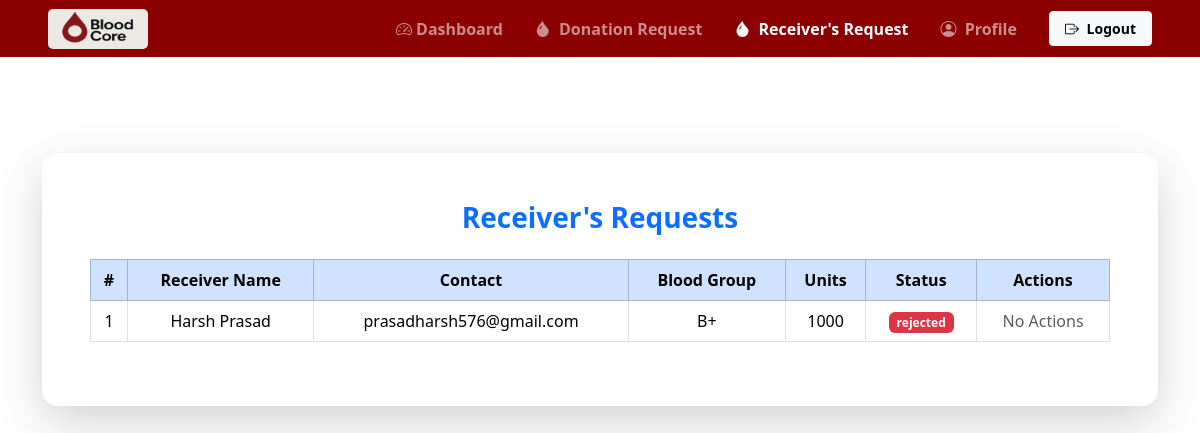
Page /receiver-request/ (signed in) on the committed database.
### app1/models.py (models this page shows, shortened)
class BloodRequest(models.Model):
    BLOOD_GROUP_CHOICES = [
        ('A+', 'A+'), ('A-', 'A-'),
        ('B+', 'B+'), ('B-', 'B-'),
        ('O+', 'O+'), ('O-', 'O-'),
        ('AB+', 'AB+'), ('AB-', 'AB-'),
    ]
    STATUS_CHOICES = [
        ('pending', 'Pending'),
        ('approved', 'Approved'),
        ('rejected', 'Rejected'),
    ]
    receiver = models.ForeignKey('Receiver', on_delete=models.CASCADE)
    blood_bank = models.ForeignKey('BloodBank', on_delete=models.CASCADE)
    blood_group = models.CharField(max_length=3, choices=BLOOD_GROUP_CHOICES)
    units_required = models.PositiveIntegerField(validators=[MinValueValidator(1)])
    status = models.CharField(max_length=10, choices=STATUS_CHOICES, default='pending')
    requested_at = models.DateField(auto_now_add=True)
    required_at = models.DateField(null=True)

class Receiver(models.Model):
    user = models.OneToOneField(CustomUser, on_delete=models.CASCADE, related_name='receiver_profile')
    dob = models.DateField(null=True)
    bloodgroup = models.CharField(max_length=3,choices = blood_choice,null=True)
    created_at = models.DateTimeField(auto_now_add=True)
    updated_at = models.DateTimeField(auto_now=True)

class CustomUser(AbstractUser):
    is_donor = models.BooleanField(default=False)
    is_receiver = models.BooleanField(default=False)
    is_bloodbank = models.BooleanField(default=False)
    contact = models.CharField(max_length=10,validators=[RegexValidator(regex=r'^\d{10}$',message = "Contact number must be 10 digits")])
    email = models.EmailField(unique=True)

### app1/views.py (the view)
# urls.py: path('receiver-request/',views.receiver_request,name='receiver-request'),
def receiver_request(request):
    bloodbank = BloodBank.objects.get(user=request.user)
    requests = BloodRequest.objects.filter(blood_bank = bloodbank)
    context = {
        'requests':requests
    }
    return render(request,'receiver_request.html',context)

### templates/receiver_request.html (shortened to what this page needs)
{% extends "bloodbank_dashboard.html" %}
{% load static %}
{% block content %}
<div class="container mt-5 pt-5 mb-5">
  <div class="card shadow-lg border-0 rounded-4">
    <div class="card-body p-5">
      <h3 class="text-center mb-4 text-primary fw-bold">Receiver's Requests</h3>
      {% if requests %}
        <div class="table-responsive">
          <table class="table table-bordered table-hover text-center align-middle">
            <thead class="table-primary">
              <tr>
                <th>#</th>
                <th>Receiver Name</th>
                <th>Contact</th>
                <th>Blood Group</th>
                <th>Units</th>
                <th>Status</th>
                <th>Actions</th>
              </tr>
            </thead>
            <tbody>
              {% for request in requests %}
              <tr>
                <td>{{ forloop.counter }}</td>
                <td>{{ request.receiver.user.get_full_name }}</td>
                <td>{{ request.receiver.user.email }}</td>
                <td>{{ request.blood_group }}</td>
                <td>{{ request.units_required }}</td>
                <td>
                  <span class="badge
                    {% if request.status == 'pending' %} bg-warning
                    {% elif request.status == 'approved' %} bg-success
                    {% elif request.status == 'rejected' %} bg-danger
                    {% endif %}">
                    {{ request.status }}
                  </span>
                </td>
                <td>
                  {% if request.status == 'pending' %}
                    <a href="{% url "update-request-status" id=request.id %}?q=0" class="btn btn-success btn-sm me-2">Approve</a>
                    <a href="{% url "update-request-status" id=request.id %}?q=1" class="btn btn-danger btn-sm">Reject</a>
                  {% else %}
                    <span class="text-muted">No Actions</span>
                  {% endif %}
                </td>
              </tr>
              {% endfor %}
            </tbody>
          </table>
        </div>
      {% else %}
        <div class="alert alert-info text-center">
          No blood requests received.
        </div>
      {% endif %}
    </div>
  </div>
</div>
{% endblock content %}

### templates/bloodbank_dashboard.html (shortened to what this page needs)
{% extends "base.html" %}
{% load static %}
{% block extra_css %}
<link href="https://cdn.jsdelivr.net/npm/bootstrap-icons@1.11.1/font/bootstrap-icons.css" rel="stylesheet">
{% endblock %}
{% block header %}
<header>
  <nav class="navbar navbar-expand-md navbar-dark" style="background-color: #8B0000;">
    <div class="container-fluid pe-5 ps-5">
      <a class="navbar-brand fw-bold text-uppercase p-0 m-0" href="{% url 'index' %}" style="letter-spacing: 1px;">
        <img src="{% static 'images/logo.png' %}" alt="BloodCore - Blood Donation Platform" width="100" height="40"
          class="d-inline-block align-text-top" title="BloodCore: Where Every Drop Counts.">
      </a>
      <div class="collapse navbar-collapse" id="navbarContent">
        <ul class="navbar-nav ms-auto mb-2 mb-md-0 align-items-center">
          <li class="nav-item">
            <a class="nav-link fw-semibold px-3 {% if request.path == '/bloodbank-dashboard/' %}active{% endif %}"
              href="{% url 'bloodbank-dashboard' %}">
              <i class="bi bi-speedometer2 me-1"></i>Dashboard
            </a>
          </li>
          <li class="nav-item">
            <a class="nav-link fw-semibold px-3 {% if request.path == '/donation-request/' %}active{% endif %}"
              href="{% url 'donation-request' %}">
              <i class="bi bi-droplet-fill me-1"></i> Donation Request
            </a>
          </li>
          <li class="nav-item">
            <a class="nav-link fw-semibold px-3 {% if request.path == '/receiver-request/' %}active{% endif %}"
              href="{% url 'receiver-request' %}">
              <i class="bi bi-droplet-fill me-1"></i> Receiver's Request
            </a>
          </li>
          <li class="nav-item">
            <a class="nav-link fw-semibold px-3 {% if request.path == '/bloodbank-profile/' %}active{% endif %}"
              href="{% url "bloodbank-profile" %}">
              <i class="bi bi-person-circle me-1"></i> Profile
            </a>
          </li>
          {% if user.is_authenticated %}
          <li class="nav-item">
            <form method="post" action="{% url 'sign-out' %}">
              <button type="submit" class="btn btn-light btn-sm ms-3 fw-bold lgbtn" style="padding: 6px 15px;">
                <i class="bi bi-box-arrow-right me-1"></i> Logout
              </button>
            </form>
          </li>
          {% else %}
          <li class="nav-item">
            <a class="btn btn-light btn-sm ms-3 fw-bold lgbtn" href="{% url 'sign-in' %}" style="padding: 6px 15px;">
              <i class="bi bi-box-arrow-in-right me-1"></i> Login
            </a>
          </li>
          {% endif %}
        </ul>
      </div>
    </div>
  </nav>
</header>
{% endblock header %}

### templates/base.html (shortened to what this page needs)
{% load static %}
<!DOCTYPE html>
<html lang="en">
<head>
    <link href="https://cdn.jsdelivr.net/npm/bootstrap@5.3.5/dist/css/bootstrap.min.css" rel="stylesheet">
    <link rel="stylesheet" href="https://cdn.jsdelivr.net/npm/bootstrap-icons@1.3.0/font/bootstrap-icons.css">
    <link rel="stylesheet" href="https://cdnjs.cloudflare.com/ajax/libs/font-awesome/6.7.2/css/all.min.css" />
    {% block extra_css %}{% endblock %}
    <link rel="stylesheet" href="{% static "css/index.css" %}">
</head>
<body>
    {% block header %}{% endblock header %}
    {% block content %}{% endblock content %}
</body>
</html>

### static/css/index.css (style rules this page uses)
img { border-radius: 5px; }

### rows in the picture
BloodRequest: receiver.user.get_full_name "Harsh Prasad", receiver.user.email "prasadharsh576@gmail.com", blood_group "B+", units_required "1000", status "rejected", shows "No Actions"
